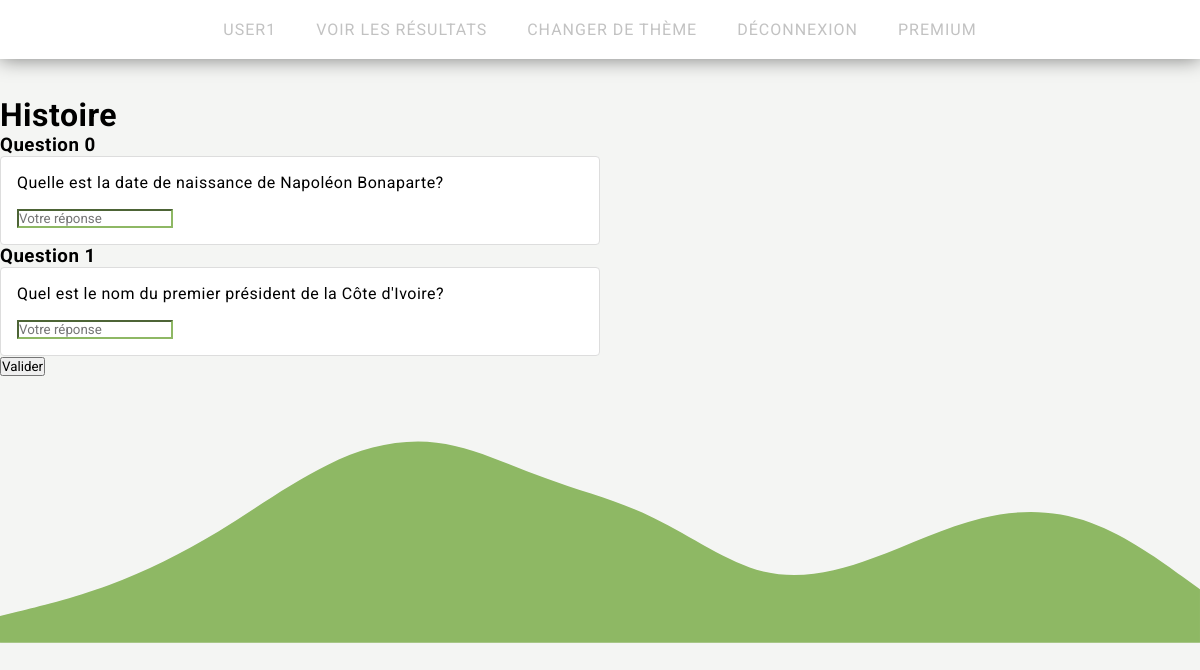
The page /index.php?action=quizz&theme=Histoire (signed in) on the database its author committed.
### tables this page shows
CREATE TABLE
    QUESTIONS(
        id_question INT PRIMARY KEY auto_increment,
        premium BOOLEAN DEFAULT FALSE,
        interrogation VARCHAR(255),
        reponse VARCHAR(255),
        theme VARCHAR(42),
        propositions VARCHAR(255) DEFAULT " ",
        type VARCHAR(42),
        is_shown BOOLEAN DEFAULT true,
        FOREIGN KEY (theme) REFERENCES ref_THEMES(theme_name),
        FOREIGN KEY (type) REFERENCES ref_TYPES(type_name)
    );

### html/model/question.php (the view, shortened to what this page needs)
<?php
abstract class Question
{
    protected bool $ispremium;
    public function __construct($id, $interrogation, $reponse, $theme, $propositions, $type, $shown, $ispremium)
    {
        $this->interrogation = $interrogation;
        $this->type = $type;
        $this->ispremium = $ispremium;
    }
    public function isPremium()
    {
        return $this->ispremium;
    }
    public static function getQuestionByThemepremium($theme)
    {
        try {
            $db = connexion_to_bd();
            $query = $db->prepare("SELECT * FROM QUESTIONS WHERE theme = :theme and is_shown = 1");
            $query->execute(['theme' => $theme]);
            $questions = $query->fetchAll(PDO::FETCH_ASSOC);
            $tab = [];
            foreach ($questions as $question) {
                switch ($question['type']) {
                    case 'QCT':
                        array_push($tab, new QCT($question['id_question'], $question['interrogation'], $question['reponse'], $question['theme'], '', $question['type'], $question['is_shown'], boolval($question['premium'])));
                        break;
                }
            }
            return $tab;
        } catch (PDOException $e) {
            return "Erreur : " . $e->getMessage();
        } finally {
            $db = null;
        }
    }
    public static function getQuestionAleatoire($theme, $nb)
    {
        $questions = Question::getQuestionByThemepremium($theme);
        $tab = [];
        for ($i = 0; $i < $nb; $i++) {
            $rand = rand(0, count($questions) - 1);
            array_push($tab, $questions[$rand]);
            unset($questions[$rand]);
            $questions = array_values($questions);
        }
        return $tab;
    }
}
class QCT extends Question
{
    public function display()
    {
        $html = "<div class='question " . $this->type .  " " . strval($this->isPremium() ? 'premium' : '') . "'><p class='interrogation'>" . $this->interrogation . "</p>";
        $html .= "<input type='text' class='reponse' name='reponse' placeholder='Votre réponse'>";
        $html .= "</div>";
        return $html;
    }
}

### html/templates/quizz.php (shortened to what this page needs)
<!DOCTYPE html>
<html lang="en">
<head>
    <link rel="stylesheet" href="css/theme.css">
</head>
<body>
    <header>
        <?php require_once('templates/menu.php') ?>
    </header>
    <main>
        <h1><?php echo $theme ?> </h1>
        <div class="quizz">
            <form>
                <?php
                $i = 0;
                foreach ($questions as $question) {
                    echo "<h3>Question " . $i++ . "</h3>";
                    echo $question->display();
                }
                ?>
                <input type="button" value="Valider" onclick="getScore()">
            </form>
        </div>
    </main>
</body>
</html>

### html/css/theme.css (style rules this page uses)
main { margin-top: 8%; }
h1 { margin-top: 0; }
.question { background-color: #fff; border: 1px solid #ddd; border-radius: 0.25rem; padding: 1rem; width: 100%; max-width: 600px; }
.reponse { margin-right: 0.5rem; }
.reponse:valid { border-color: #8eb864; }
.interrogation { margin-top: 0; margin-bottom: 1rem; }
p { margin-top: 0; margin-bottom: 0.5rem; }

### html/css/menu.css (style rules this page uses)
* { margin: 0; padding: 0; box-sizing: border-box; font-family: 'Roboto', sans-serif; }
body { background-color: #f4f5f3; justify-content: center; align-items: center; letter-spacing: 0.5px; }

### rows shown on the page
questions: theme "Histoire", interrogation "Quel est le nom du premier président de la Côte d'Ivoire?"
questions: interrogation "Quelle est la date de naissance de Napoléon Bonaparte?"

### other values the page prints
$_SESSION['pseudo'] "USER1"
